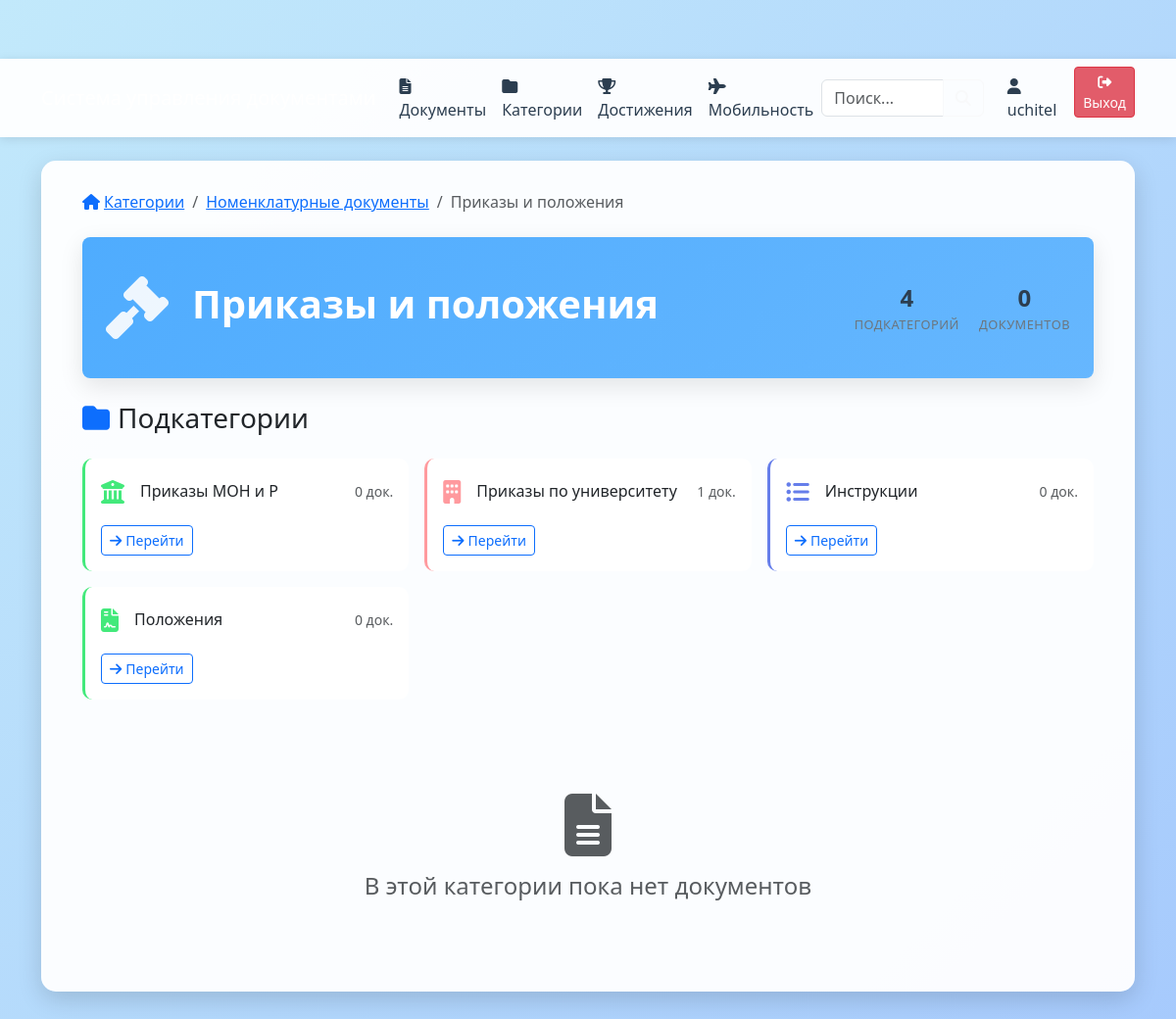
The page /categories/orders-and-regulations/ (signed in) on the database its author committed.
### main/models.py (models this page shows, shortened)
class Category(models.Model):
    name = models.CharField(max_length=200, verbose_name="Название категории")
    slug = models.SlugField(unique=True, verbose_name="Слаг")
    description = models.TextField(blank=True, null=True, verbose_name="Описание")
    parent = models.ForeignKey('self', null=True, blank=True, related_name='children', on_delete=models.CASCADE, verbose_name="Родительская категория")
    icon = models.CharField(max_length=50, default='fas fa-folder', verbose_name="Иконка")
    color = models.CharField(max_length=7, default='#667eea', verbose_name="Цвет")
    order = models.PositiveIntegerField(default=0, verbose_name="Порядок сортировки")
    is_active = models.BooleanField(default=True, verbose_name="Активна")
    created_at = models.DateTimeField(default=timezone.now)
    updated_at = models.DateTimeField(auto_now=True)
    def get_documents_count(self):
        count = self.documents.count()
        for child in self.children.filter(is_active=True):
            count += child.get_documents_count()
        return count
    class Meta:
        verbose_name = "Категория"
        verbose_name_plural = "Категории"
        ordering = ['order', 'name']

### main/views.py (the view)
# urls.py: path('categories/<slug:slug>/', views.category_detail, name='category_detail'),
@teacher_required
def category_detail(request, slug):
    category = get_object_or_404(Category, slug=slug, is_active=True)
    subcategories = category.children.filter(is_active=True).order_by('order', 'name')
    documents = category.documents.all().order_by('-created_at')
    for doc in documents:
        file_info = doc.get_file_type()
        doc.icon = file_info['icon']
        doc.file_type = file_info['type']
    breadcrumbs = []
    current = category
    while current:
        breadcrumbs.insert(0, current)
        current = current.parent
    return render(request, 'main/category_detail.html', {
        'category': category,
        'subcategories': subcategories,
        'documents': documents,
        'breadcrumbs': breadcrumbs,
        'is_admin': request.user.is_staff
    })

### templates/main/category_detail.html (shortened to what this page needs)
{% extends 'main.html' %}
{% block content %}
<div class="container-fluid">
    <nav aria-label="breadcrumb" class="mb-4">
        <ol class="breadcrumb">
            <li class="breadcrumb-item">
                <a href="{% url 'category_list' %}">
                    <i class="fas fa-home me-1"></i>Категории
                </a>
            </li>
            {% for breadcrumb in breadcrumbs %}
                {% if forloop.last %}
                <li class="breadcrumb-item active" aria-current="page">{{ breadcrumb.name }}</li>
                {% else %}
                <li class="breadcrumb-item">
                    <a href="{% url 'category_detail' breadcrumb.slug %}">{{ breadcrumb.name }}</a>
                </li>
                {% endif %}
            {% endfor %}
        </ol>
    </nav>
    <div class="row mb-4">
        <div class="col-12">
            <div class="category-header p-4 rounded-3" style="background: linear-gradient(135deg, {{ category.color }}, {{ category.color }}dd);">
                <div class="d-flex align-items-center text-white">
                    <div class="category-icon-large me-4">
                        <i class="{{ category.icon }}"></i>
                    </div>
                    <div class="flex-grow-1">
                        <h1 class="display-6 fw-bold mb-2">{{ category.name }}</h1>
                    </div>
                    <div class="category-stats-header">
                        <div class="stat-row">
                            <div class="stat-item">
                                <div class="stat-number">{{ subcategories.count }}</div>
                                <div class="stat-label">Подкатегорий</div>
                            </div>
                            <div class="stat-item">
                                <div class="stat-number">{{ documents.count }}</div>
                                <div class="stat-label">Документов</div>
                            </div>
                        </div>
                    </div>
                </div>
            </div>
        </div>
    </div>
    {% if subcategories %}
    <div class="row mb-5">
        <div class="col-12">
            <h3 class="mb-4">
                <i class="fas fa-folder me-2 text-primary"></i>Подкатегории
            </h3>
            <div class="row g-3">
                {% for subcategory in subcategories %}
                <div class="col-12 col-md-6 col-lg-4">
                    <div class="card subcategory-card h-100" style="border-left: 3px solid {{ subcategory.color }};">
                        <div class="card-body">
                            <div class="d-flex align-items-center mb-3">
                                <div class="subcategory-icon me-3" style="color: {{ subcategory.color }};">
                                    <i class="{{ subcategory.icon }}"></i>
                                </div>
                                <h6 class="card-title mb-0 flex-grow-1">{{ subcategory.name }}</h6>
                                <small class="text-muted">{{ subcategory.get_documents_count }} док.</small>
                            </div>
                            <a href="{% url 'category_detail' subcategory.slug %}" class="btn btn-outline-primary btn-sm">
                                <i class="fas fa-arrow-right me-1"></i>Перейти
                            </a>
                        </div>
                    </div>
                </div>
                {% endfor %}
            </div>
        </div>
    </div>
    {% endif %}
    {% if documents %}
    <div class="row mb-4">
        <div class="col-12">
            <div class="d-flex justify-content-between align-items-center mb-4">
                <h3 class="mb-0">
                    <i class="fas fa-file-alt me-2 text-success"></i>Документы в категории
                </h3>
                {% if category.get_documents_count > documents.count %}
                <a href="{% url 'category_documents' category.slug %}" class="btn btn-outline-secondary">
                    <i class="fas fa-list me-1"></i>Все документы ({{ category.get_documents_count }})
                </a>
                {% endif %}
            </div>
            <div class="row g-4">
                {% for document in documents %}
                <div class="col-12 col-md-6 col-lg-4">
                    <div class="card document-card h-100">
                        <div class="card-body d-flex flex-column">
                            <div class="document-icon-detail mb-3 text-center">
                                <span class="file-icon">{{ document.icon }}</span>
                                <div class="file-type">{{ document.file_type }}</div>
                            </div>
                            <h6 class="card-title mb-3">{{ document.name }}</h6>
                            {% if document.notes %}
                            <p class="card-text text-muted small mb-3">{{ document.notes|truncatechars:80 }}</p>
                            {% endif %}
                            {% if document.get_tags_list %}
                            <div class="document-tags mb-3">
                                {% for tag in document.get_tags_list %}
                                <span class="badge bg-secondary me-1">{{ tag }}</span>
                                {% endfor %}
                            </div>
                            {% endif %}
                            <div class="document-meta mb-3 mt-auto">
                                <small class="text-muted">
                                    <i class="fas fa-calendar-alt me-1"></i>
                                    {{ document.created_at|date:"d.m.Y H:i" }}
                                </small>
                                {% if document.created_by %}
                                <br>
                                <small class="text-muted">
                                    <i class="fas fa-user me-1"></i>
                                    {{ document.created_by.get_full_name|default:document.created_by.username }}
                                </small>
                                {% endif %}
                            </div>
                            <div class="document-actions">
                                {% if document.document %}
                                <a href="{{ document.document.url }}" target="_blank" class="btn btn-primary btn-sm">
                                    <i class="fas fa-download me-1"></i>Скачать
                                </a>
                                {% endif %}
                                {% if is_admin %}
                                <div class="btn-group ms-2" role="group">
                                    <a href="{% url 'document_update' document.pk %}" class="btn btn-outline-success btn-sm">
                                        <i class="fas fa-edit"></i>
                                    </a>
                                    <a href="{% url 'document_delete' document.pk %}" class="btn btn-outline-danger btn-sm">
                                        <i class="fas fa-trash"></i>
                                    </a>
                                </div>
                                {% endif %}
                            </div>
                        </div>
                    </div>
                </div>
                {% endfor %}
            </div>
        </div>
    </div>
    {% else %}
    <div class="row">
        <div class="col-12">
            <div class="text-center py-5">
                <div class="empty-documents">
                    <i class="fas fa-file-alt fa-4x text-muted mb-3"></i>
                    <h4 class="text-muted mb-3">В этой категории пока нет документов</h4>
                </div>
            </div>
        </div>
    </div>
    {% endif %}
</div>
{% endblock %}

### templates/main.html (shortened to what this page needs)
<!DOCTYPE html>
<html lang="ru">
<head>
    <link href="https://cdn.jsdelivr.net/npm/bootstrap@5.3.6/dist/css/bootstrap.min.css" rel="stylesheet">
    <link rel="stylesheet" href="https://cdnjs.cloudflare.com/ajax/libs/font-awesome/6.4.0/css/all.min.css">
</head>
<body>
    <nav class="navbar navbar-expand-lg navbar-dark bg-dark">
        <div class="container">
            <a class="navbar-brand" href="{% url 'home' %}">Система управления документами</a>
            <div class="collapse navbar-collapse" id="navbarNav">
                <ul class="navbar-nav me-auto">
                    <li class="nav-item">
                        <a class="nav-link" href="{% url 'document_list' %}">
                            <i class="fas fa-file-alt"></i> Документы
                        </a>
                    </li>
                    <li class="nav-item">
                        <a class="nav-link" href="{% url 'category_list' %}">
                            <i class="fas fa-folder"></i> Категории
                        </a>
                    </li>
                    <li class="nav-item">
                        <a class="nav-link" href="{% url 'dostijeniya' %}">
                            <i class="fas fa-trophy"></i> Достижения
                        </a>
                    </li>
                    <li class="nav-item">
                        <a class="nav-link" href="{% url 'mobilnost' %}">
                            <i class="fas fa-plane"></i> Мобильность
                        </a>
                    </li>
                </ul>
                <form class="d-flex me-3" action="{% url 'search' %}" method="get">
                    <div class="input-group">
                        <input class="form-control" type="search" name="q" placeholder="Поиск..."
                               value="{{ request.GET.q|default:'' }}" aria-label="Search">
                        <button class="btn btn-outline-light" type="submit">
                            <i class="fas fa-search"></i>
                        </button>
                    </div>
                </form>
                <ul class="navbar-nav">
                    {% if user.is_authenticated %}
                    <li class="nav-item">
                        <span class="nav-link text-light">
                            <i class="fas fa-user"></i> {{ user.username }}
                        </span>
                    </li>
                    <li class="nav-item">
                        <form method="post" action="{% url 'logout' %}" style="display: inline;">
                            <button type="submit" class="btn btn-sm logout-btn" style="margin-left: 10px;" title="Выйти из системы">
                                <i class="fas fa-sign-out-alt"></i> Выход
                            </button>
                        </form>
                    </li>
                    {% else %}
                    <li class="nav-item">
                        <a class="nav-link text-light" href="{% url 'login' %}">
                            <i class="fas fa-sign-in-alt"></i> Вход
                        </a>
                    </li>
                    {% endif %}
                </ul>
            </div>
        </div>
    </nav>
    <div class="container mt-4">
        <div class="main-container">
            {% block content %}
            {% endblock %}
        </div>
    </div>
</body>
</html>

### templates/main.html (style rules this page uses)
body { font-family: 'Segoe UI', Tahoma, Geneva, Verdana, sans-serif; background: linear-gradient(-45deg, #a1ffce, #faffd1, #ffecd2, #fcb69f, #a1c4fd, #c2e9fb); background-size: 600% 600%; animation: gradientBG 20s ease infinite; min-height: 100vh; padding-top: 60px; }
.main-container { background-color: rgba(255, 255, 255, 0.95); border-radius: 15px; box-shadow: 0 8px 24px rgba(0, 0, 0, 0.15); padding: 30px; margin-bottom: 30px; }
.navbar { background-color: rgba(255, 255, 255, 0.95) !important; box-shadow: 0 2px 10px rgba(0, 0, 0, 0.1); }
.nav-link { color: #2c3e50 !important; transition: color 0.3s ease; }
.logout-btn { opacity: 1 !important; visibility: visible !important; display: inline-block !important; background-color: rgba(220, 53, 69, 0.8) !important; border: 1px solid #dc3545 !important; color: #fff !important; font-weight: 500; transition: all 0.3s ease; }
.stat-item { text-align: center; }
.stat-number { font-size: 1.5rem; font-weight: bold; color: #2c3e50; }
.stat-label { font-size: 0.8rem; color: #6c757d; text-transform: uppercase; letter-spacing: 0.5px; }
.category-header { box-shadow: 0 8px 25px rgba(0,0,0,0.1); }
.category-icon-large { font-size: 4rem; opacity: 0.9; }
.category-stats-header { text-align: center; min-width: 120px; }
.stat-row { display: flex; gap: 20px; }
.subcategory-card { transition: all 0.3s ease; border: none; border-radius: 10px; }
.subcategory-icon { font-size: 1.5rem; }

### rows shown on the page
Category: name "Номенклатурные документы"
Category: name "Приказы и положения"
Category: name "Приказы МОН и Р", get_documents_count "0"
Category: name "Приказы по университету", get_documents_count "1"
Category: name "Инструкции", get_documents_count "0"
Category: name "Положения", get_documents_count "0"

### other values the page prints
{{ user.username }} "uchitel"
{{ subcategories.count }} "4"
{{ documents.count }} "0"
